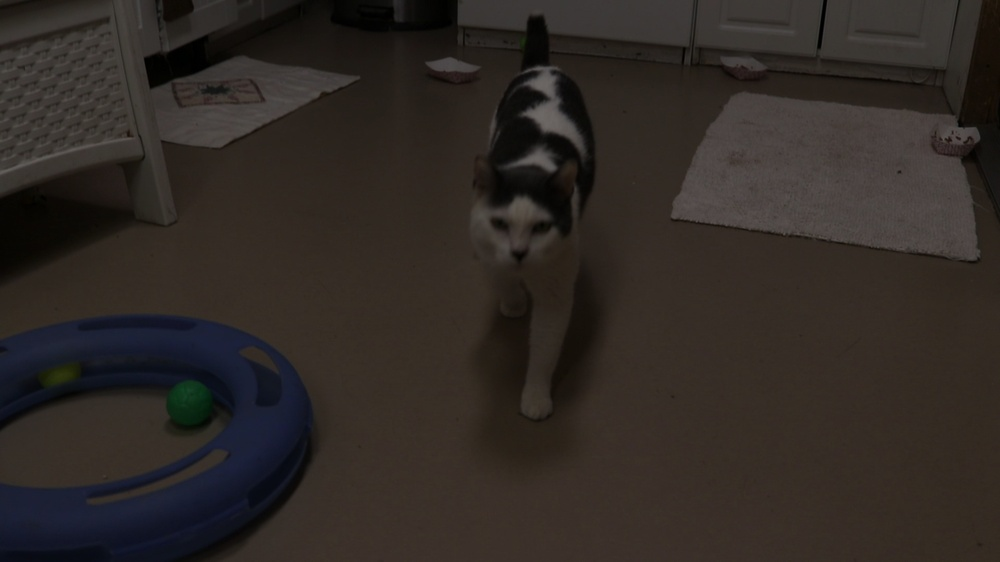
#> input picture InitCatExploration/images/cat-04.jpg, 1000 x 562 px, shrunk from 1920 x 1080 before the run
$ python cat_detector_v2.py
#> lines starting #> are read from the running program, lines starting #| are printed output that depends on the picture; after the words box and inside, x2 and y2 are one past the last pixel; in counts of white or black regions, pixels touching at a corner belong together
import numpy as np
import cv2
import matplotlib.pyplot as plt
import matplotlib.image as mpimg

cat_cascade = cv2.CascadeClassifier("haarcascade_frontalcatface.xml")
cat_cascade_ext = cv2.CascadeClassifier("haarcascade_frontalcatface_extended.xml")
eye_cascade = cv2.CascadeClassifier("haarcascade_eye.xml")
SF = 1.3
N = 3
def processImage(image_dir, image_filename):
#> called with image_dir = 'images/', image_filename = 'cat-04.jpg'
    img = cv2.imread(image_dir + image_filename)
#> img is the input picture: shape (562, 1000, 3); mean B, G, R 37.4, 41.5, 47.7
    gray = cv2.cvtColor(img, cv2.COLOR_BGR2GRAY)
    cats = cat_cascade.detectMultiScale(gray, scaleFactor=SF, minNeighbors = N)
#> cats = [[470, 180, 100, 100]]
    cats_ext = cat_cascade_ext.detectMultiScale(gray, scaleFactor=SF, minNeighbors = N)
#> cats_ext = [[476, 187, 89, 89]]
    eyes = eye_cascade.detectMultiScale(gray, scaleFactor=SF, minNeighbors = N)
#> eyes = [[478, 202, 42, 42], [524, 206, 42, 42]]
    print(eyes)
#| [[478 202  42  42]
#|  [524 206  42  42]]
    print(cats)
#| [[470 180 100 100]]

    for (x, y, w, h) in cats:
        img = cv2.rectangle(img, (x, y), (x+w, y+h), (255, 0, 0), 2)
#> this loop made 1 pass
#> pass 1, in processImage, `img = cv2.rectangle(img, (x, y), (x+w, y+h), (255, 0, 0), 2)`:
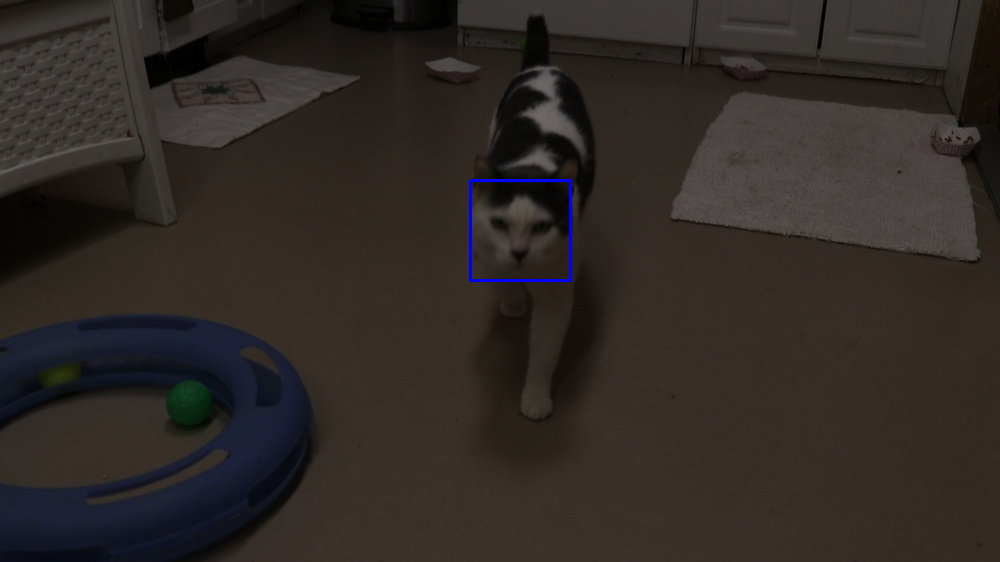
#> img: shape (562, 1000, 3); 0.21% of pixels changed, all inside (x1, y1, x2, y2) = (469, 179, 572, 282)
    for (x, y, w, h) in cats_ext:
        img = cv2.rectangle(img, (x, y), (x+w, y+h), (0, 255, 0), 2)
#> this loop made 1 pass
#> pass 1, in processImage, `img = cv2.rectangle(img, (x, y), (x+w, y+h), (0, 255, 0), 2)`:
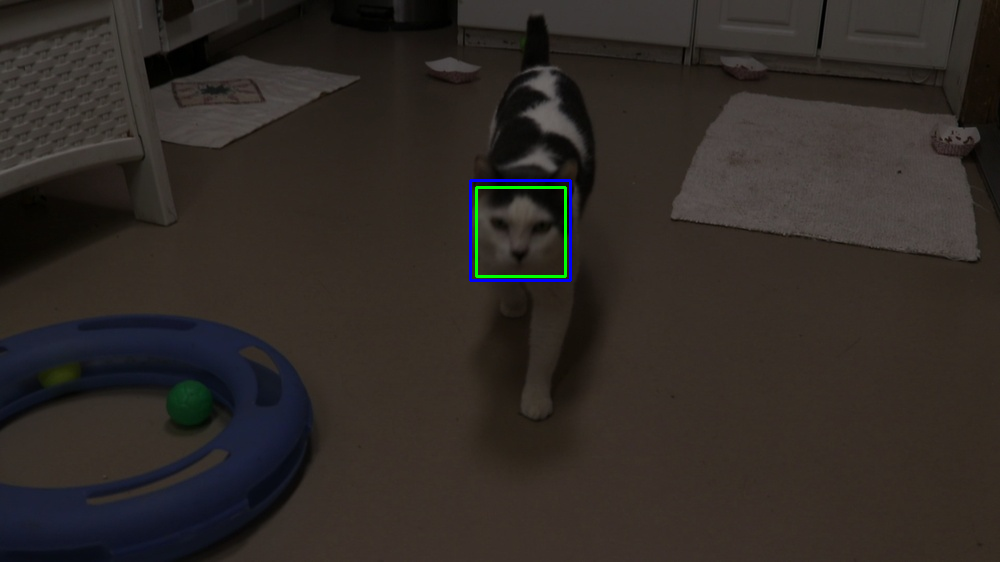
#> img: shape (562, 1000, 3); 0.19% of pixels changed, all inside (x1, y1, x2, y2) = (475, 186, 567, 278)
    for (x, y, w, h) in eyes:
        img = cv2.rectangle(img, (x, y), (x+w, y+h), (0, 0, 255), 2)
#> this loop made 2 passes
#> pass 1, in processImage, `img = cv2.rectangle(img, (x, y), (x+w, y+h), (0, 0, 255), 2)`:
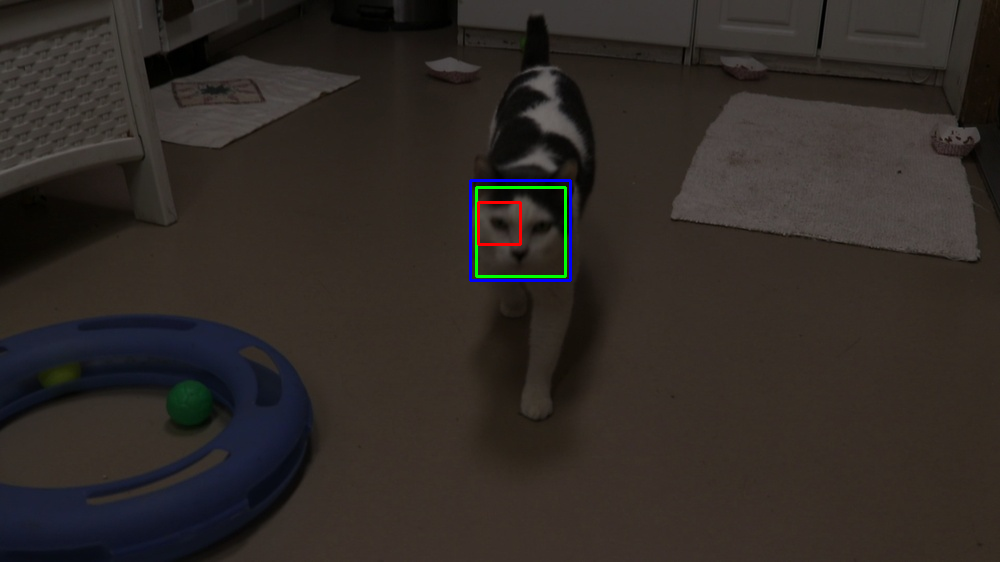
#> img: shape (562, 1000, 3); 0.09% of pixels changed, all inside (x1, y1, x2, y2) = (477, 201, 522, 246)
#> pass 2, in processImage, `img = cv2.rectangle(img, (x, y), (x+w, y+h), (0, 0, 255), 2)`:
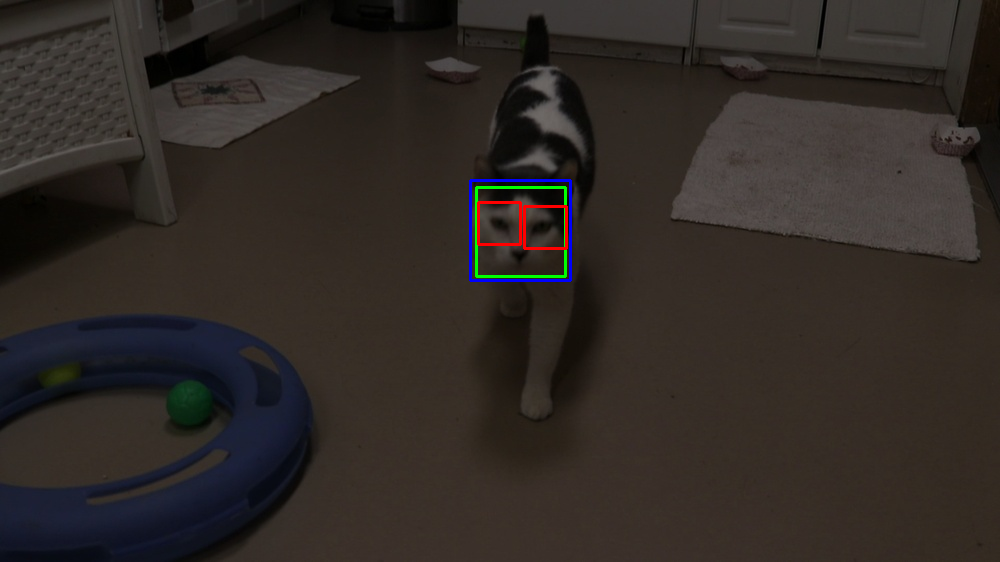
#> img: shape (562, 1000, 3); 0.09% of pixels changed, all inside (x1, y1, x2, y2) = (523, 205, 568, 250)

    cv2.imwrite("images/out"+image_filename, img)

processImage("images/", "cat-04.jpg")
